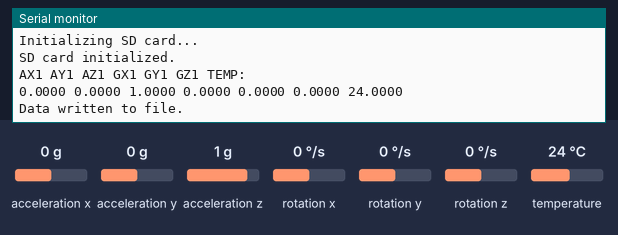
Recording of a sketch running on a simulated Arduino Uno, built with avr-gcc and run on an emulated ATmega328P. Shown: the last lines printed to the serial monitor. Inputs (shaded band) come from the test bench; at power-on: acceleration x 0 g, acceleration y 0 g, acceleration z 1 g, rotation x 0 °/s, rotation y 0 °/s, rotation z 0 °/s, temperature 24 °C. Storage starts empty.

Above: at 1.8 s.
1.9 s: acceleration x set to -1.4 g
At 2.8 s:
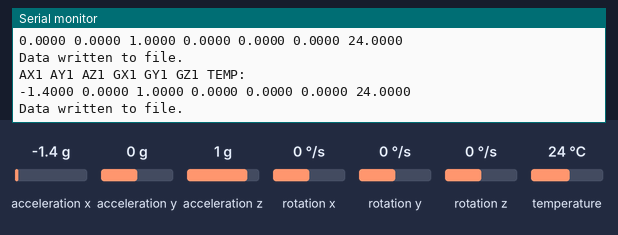
6.0 s: acceleration y set to -1.4 g
At 6.8 s:
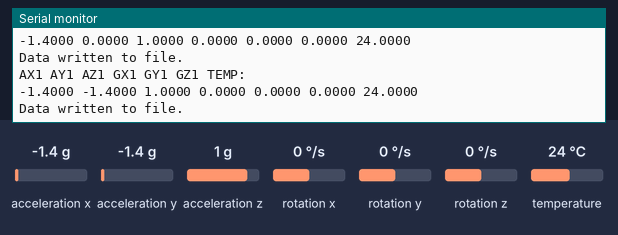
7.5 s: acceleration z set to -1.4 g
At 8.8 s:
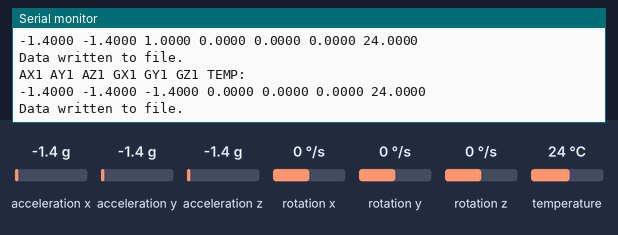
9.0 s: rotation x set to -192 °/s
At 9.8 s:
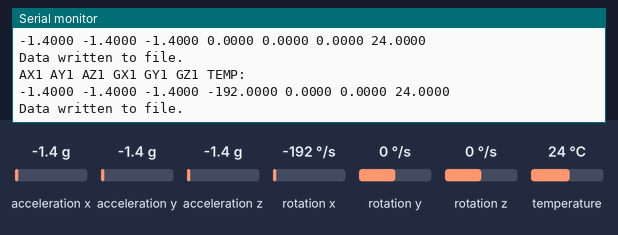
10.5 s: rotation y set to -192 °/s
At 11.4 s:
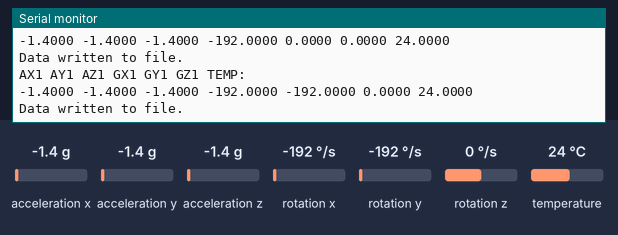

The sketch:

millis_6axismod.ino
```cpp
#include "LSM6DS3.h"
#include "Wire.h"

#include <SPI.h>
#include <SD.h>
#define CS_PIN 2

LSM6DS3 myIMU(I2C_MODE, 0x6A);
unsigned long previousMillis = 0;
const unsigned long interval = 1000;
void setup() {
    Serial.begin(9600);
    while (!Serial);
    if (myIMU.begin() != 0) {
        Serial.println("Device error");
    } else {
        Serial.println("Device OK!");
    }


    Serial.println("Initializing SD card...");


    if (!SD.begin(CS_PIN)) {
    Serial.println("SD card initialization failed!");
    return;
  }
    Serial.println("SD card initialized.");
}

void loop() {


    unsigned long currentMillis = millis();
    if (currentMillis - previousMillis >= interval) {
        previousMillis = currentMillis;
        Serial.println("AX1 AY1 AZ1 GX1 GY1 GZ1 TEMP:");
        Serial.print(myIMU.readFloatAccelX(), 4);
        Serial.print(" ");
        Serial.print(myIMU.readFloatAccelY(), 4);
        Serial.print(" ");
        Serial.print(myIMU.readFloatAccelZ(), 4);
        Serial.print(" ");
        Serial.print(myIMU.readFloatGyroX(), 4);
        Serial.print(" ");
        Serial.print(myIMU.readFloatGyroY(), 4);
        Serial.print(" ");
        Serial.print(myIMU.readFloatGyroZ(), 4);
        Serial.print(" ");
        Serial.println(myIMU.readTempC(), 4);

        File dataFile = SD.open("test.txt", FILE_WRITE);

        if (dataFile) {
          dataFile.println(myIMU.readFloatAccelX(), 4);
          dataFile.println(" ");
          dataFile.println(myIMU.readFloatAccelY(), 4);
          dataFile.println(" ");
          dataFile.println(myIMU.readFloatAccelZ(), 4);
          dataFile.println(" ");
          dataFile.println(myIMU.readFloatGyroX(), 4);
          dataFile.println(" ");
          dataFile.println(myIMU.readFloatGyroY(), 4);
          dataFile.println(" ");
          dataFile.println(myIMU.readFloatGyroZ(), 4);
          dataFile.println(" ");
          dataFile.close();
          Serial.println("Data written to file.");
        }
        else {
          Serial.println("Error opening file.");
        }


    }

}
```

Measured:
- after the input at 1.9 s, the serial monitor: prints a new line after 0.13 s (image 1)
- after the input at 6.0 s, the serial monitor: prints a new line at once (image 2)
- after the input at 7.5 s, the serial monitor: prints a new line after 0.53 s (image 3)
- after the input at 9.0 s, the serial monitor: prints a new line at once (image 4)
- after the input at 10.5 s, the serial monitor: prints a new line after 0.53 s (image 5)
